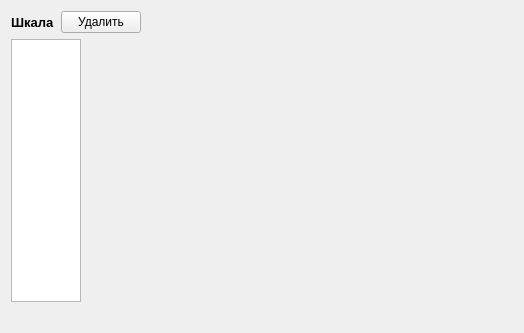
<?xml version="1.0" encoding="UTF-8"?>
<ui version="4.0">
 <class>ScaleForm</class>
 <widget class="QWidget" name="ScaleForm">
  <property name="geometry">
   <rect>
    <x>0</x>
    <y>0</y>
    <width>524</width>
    <height>333</height>
   </rect>
  </property>
  <property name="sizePolicy">
   <sizepolicy hsizetype="Minimum" vsizetype="Minimum">
    <horstretch>0</horstretch>
    <verstretch>0</verstretch>
   </sizepolicy>
  </property>
  <property name="windowTitle">
   <string>Form</string>
  </property>
  <layout class="QVBoxLayout" name="verticalLayout" stretch="0,1,0">
   <item>
    <layout class="QHBoxLayout" name="horizontalLayout">
     <item>
      <widget class="QLabel" name="scaleName">
       <property name="font">
        <font>
         <pointsize>10</pointsize>
         <weight>75</weight>
         <bold>true</bold>
        </font>
       </property>
       <property name="text">
        <string>Шкала</string>
       </property>
      </widget>
     </item>
     <item>
      <widget class="QPushButton" name="deleteBtn">
       <property name="text">
        <string>Удалить</string>
       </property>
       <property name="flat">
        <bool>false</bool>
       </property>
      </widget>
     </item>
     <item>
      <spacer name="horizontalSpacer">
       <property name="orientation">
        <enum>Qt::Horizontal</enum>
       </property>
       <property name="sizeHint" stdset="0">
        <size>
         <width>40</width>
         <height>20</height>
        </size>
       </property>
      </spacer>
     </item>
    </layout>
   </item>
   <item>
    <layout class="QHBoxLayout" name="horizontalLayout_3" stretch="0,0">
     <item>
      <widget class="QTableWidget" name="key">
       <property name="sizePolicy">
        <sizepolicy hsizetype="Minimum" vsizetype="Minimum">
         <horstretch>0</horstretch>
         <verstretch>0</verstretch>
        </sizepolicy>
       </property>
       <property name="autoFillBackground">
        <bool>false</bool>
       </property>
       <property name="verticalScrollBarPolicy">
        <enum>Qt::ScrollBarAlwaysOff</enum>
       </property>
       <property name="horizontalScrollBarPolicy">
        <enum>Qt::ScrollBarAlwaysOff</enum>
       </property>
       <property name="sizeAdjustPolicy">
        <enum>QAbstractScrollArea::AdjustToContents</enum>
       </property>
       <property name="autoScroll">
        <bool>false</bool>
       </property>
       <property name="editTriggers">
        <set>QAbstractItemView::NoEditTriggers</set>
       </property>
       <property name="tabKeyNavigation">
        <bool>false</bool>
       </property>
       <property name="showDropIndicator" stdset="0">
        <bool>false</bool>
       </property>
       <property name="dragDropOverwriteMode">
        <bool>false</bool>
       </property>
       <property name="wordWrap">
        <bool>true</bool>
       </property>
       <property name="cornerButtonEnabled">
        <bool>false</bool>
       </property>
       <property name="columnCount">
        <number>0</number>
       </property>
       <attribute name="verticalHeaderVisible">
        <bool>false</bool>
       </attribute>
      </widget>
     </item>
     <item>
      <spacer name="horizontalSpacer_3">
       <property name="orientation">
        <enum>Qt::Horizontal</enum>
       </property>
       <property name="sizeHint" stdset="0">
        <size>
         <width>40</width>
         <height>20</height>
        </size>
       </property>
      </spacer>
     </item>
    </layout>
   </item>
   <item>
    <layout class="QHBoxLayout" name="horizontalLayout_2" stretch="0,0">
     <item>
      <layout class="QVBoxLayout" name="addFormLayout"/>
     </item>
     <item>
      <spacer name="horizontalSpacer_2">
       <property name="orientation">
        <enum>Qt::Horizontal</enum>
       </property>
       <property name="sizeHint" stdset="0">
        <size>
         <width>40</width>
         <height>20</height>
        </size>
       </property>
      </spacer>
     </item>
    </layout>
   </item>
  </layout>
 </widget>
 <resources/>
 <connections/>
</ui>
